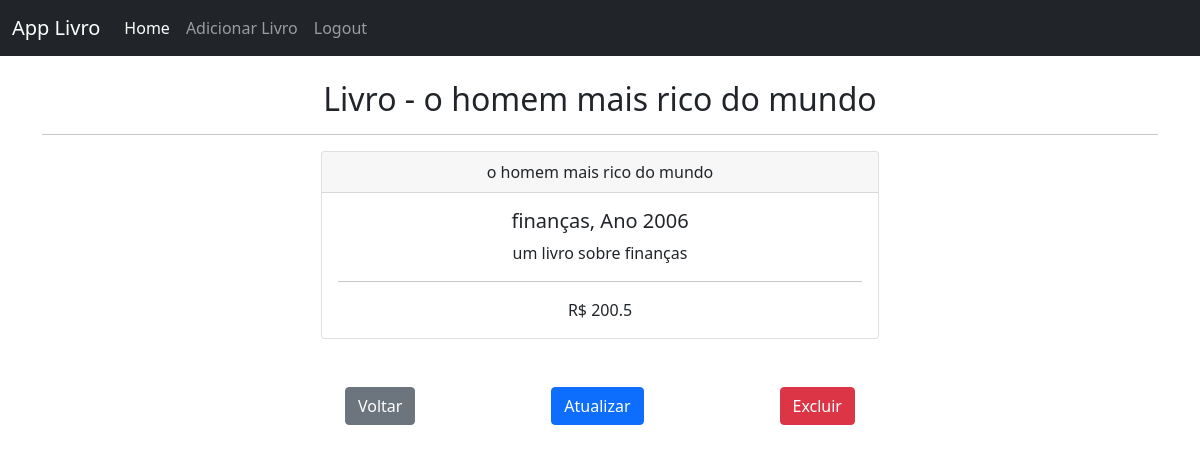
The page /book/4/ (signed in) on the database its author committed.
### livraria/models.py (models this page shows, shortened)
class Book(models.Model):
    created_at = models.DateTimeField(auto_now_add=True)
    title = models.CharField(max_length=50)
    description = models.CharField(max_length=200)
    year = models.IntegerField()
    genre = models.CharField(max_length=30)
    value = models.FloatField()

### livraria/views.py (the view)
# urls.py: path("book/<int:id>/", book_detail, name='book'),
def book_detail(request, id):
    if request.user.is_authenticated:
        book = Book.objects.get(id = id)
        return render(request, 'book.html', {'book': book})
    else:
        messages.error(request,"Você precisa estar logado")
        return redirect("home")

### livraria/templates/book.html
{% extends 'base.html' %}
{% block content %}
    <h2 class="text-center">Livro - {{book.title}}</h2>
    <hr>
    <div class="col-md-6 offset-md-3">
        <div class="card">
            <div class="card-header text-center">
                {{book.title}}
            </div>
            <div class="card-body text-center">
                <h5 class="card-title">{{book.genre}}, Ano {{book.year}}</h5>
                <p>{{book.description}}</p>
                <hr>
                <span>R$ {{book.value}}</span>
            </div>
        </div>
        <br><br>
        <div class="d-flex justify-content-between px-4">
            <a href="{% url 'home' %}" class="btn btn-secondary">Voltar</a>
            <a href="{% url 'update_book' book.id %}" class="btn btn-primary">Atualizar</a>
            <a href="{% url 'delete_book' book.id %}" class="btn btn-danger">Excluir</a>
        </div>
    </div>
{% endblock %}

### rows shown on the page
Book: title "o homem mais rico do mundo", genre "finanças", year "2006", description "um livro sobre finanças", value "200.5"
